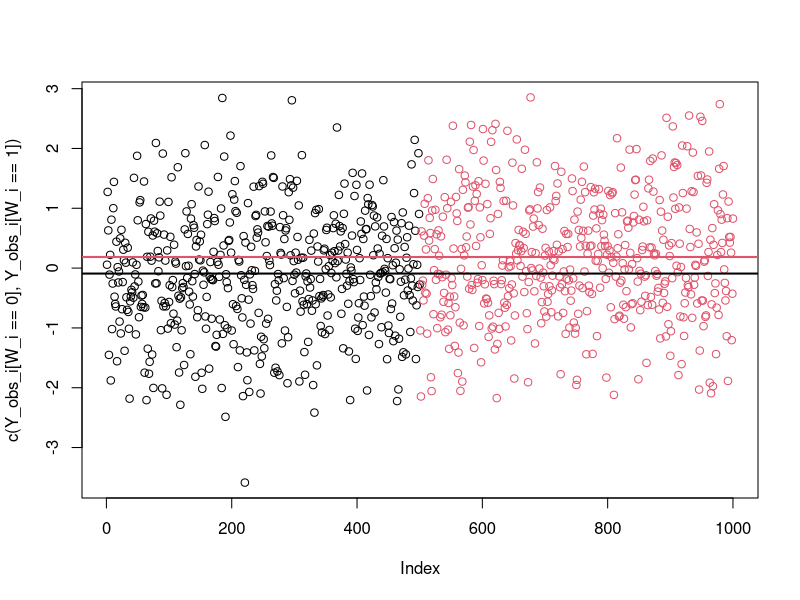
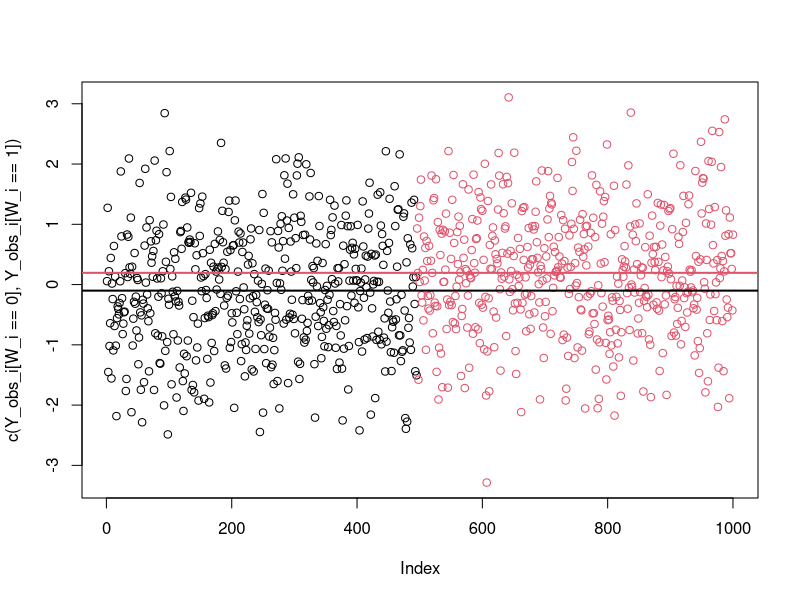
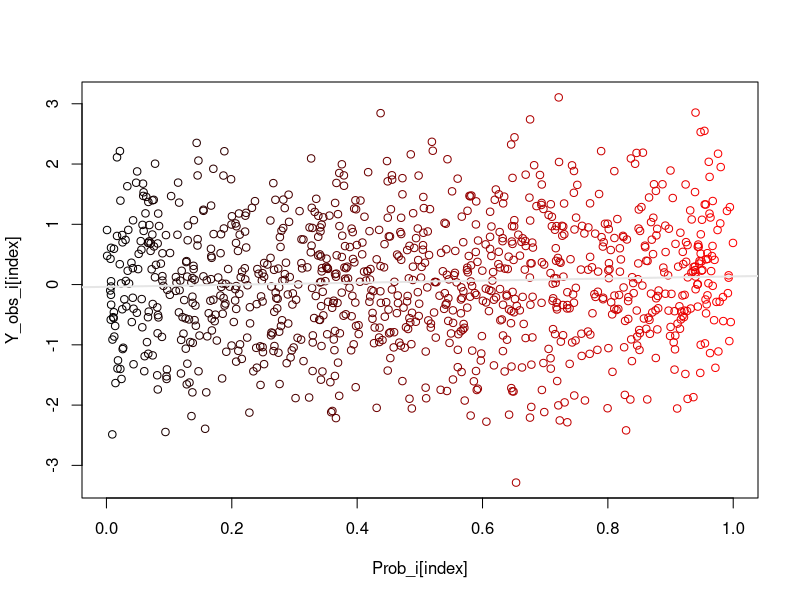
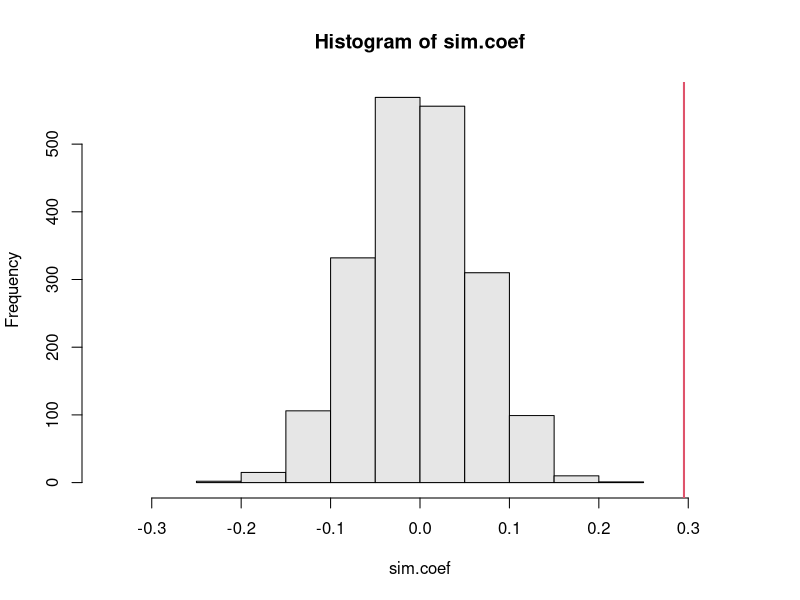

Reproduce these figures in R, in order.
## R_Demo_Simulation_Learning_Potential_Outcomes_Framework.R
##########################################################################
### INSTRUCTOR: Christopher Fariss
## COURSE NAME: Programming and Simulation Methods for Computational Social Science (2W)
## University of Essex Summer School 2023
##
## Date: 2024-07-22
##
## Please e-mail me if you find any errors or have and suggestions (either email is fine)
## e-mail: cjf0006@gmail.com
## e-mail: cjfariss@umich.edu
##
##########################################################################
## Introduction to tutorial:
##
## For this R tutorial we will generate fake data and analyze it using the potential outcomes framework from Rubin.
##
## Note that we will know with certainty two distinct values of the dependent variable for each individual subject i.
##
## Because we are simulating the data, we will know what the i_th subject's outcome is when given the treatment variable
## and not given the treatment variable (and a continuous range of treatment values).
##
## The simulated experiments in part 1, part 2, and part 4 are equivalent to a two-group,
## Post-test only design using the Trochim and Donnely notation (see also the discussion in Shadish).
##
##########################################################################

##########################################################################
### Generate outcome variable and treatment variable for causal inference
##########################################################################

## set the seed to reproduce random number generation
set.seed(1234567)

## create scalar value for the number of units
n <- 1000

## create subject level error (this information might be important for understanding the outcome variable
## but it is orthogonal/independent of treatment assignment)
e_i <- rnorm(n)

## create summary of subject level error
summary(e_i)

## potential outcome without treatment
Y_i0 <- -.10 + e_i

## potential outcome with treatment
Y_i1 <- .20 + e_i

## calculate mean for subject without treatment effect
mean(Y_i0)

## calculate mean for subject with treatment effect
mean(Y_i1)

## calculate true difference in means for the potential outcome of subjects with treatment and without treatment effect
mean(Y_i1) - mean(Y_i0)

## create vector of treatment assignments for the units (W_i==1 if treated, W_i==0 if control)
W_i <- c(rep(0,n/2), rep(1, n/2))

table(W_i)

## create vector of observed Y values
Y_obs_i <- W_i * Y_i1 + (1 - W_i) * Y_i0

## summarize observed Y variable
summary(Y_obs_i)


##########################################################################
### potential outcome analysis part 1
##########################################################################

mean(Y_obs_i)

## calculate means for observed Y variable for treated and control units
mean(Y_obs_i[W_i==1])
mean(Y_obs_i[W_i==0])

## calculate difference in means using the mean() function
mean(Y_obs_i[W_i==1]) - mean(Y_obs_i[W_i==0])

## calculate difference in means using the t.test() function
t.test(Y_obs_i ~ W_i)

## calculate difference in means using the lm() function
fit <- lm(Y_obs_i ~ W_i)
summary(fit)

## mean in group 1
summary(fit)$coefficient[2,1] + summary(fit)$coefficient[1,1]

## Graph observed subject values by treatment indicator
plot(c(Y_obs_i[W_i==0], Y_obs_i[W_i==1]), col=c(W_i[W_i==0], W_i[W_i==1])+1)
abline(h=mean(Y_obs_i[W_i==1]), col=2, lwd=2)
abline(h=mean(Y_obs_i[W_i==0]), col=1, lwd=2)



##########################################################################
### potential outcome analysis part 2
##########################################################################

## generate propensity score based on true probability of assignment
X_i <- rnorm(n)
Prob_i <- pnorm(X_i, mean = 0, sd = 1)
W_i <- rbinom(n, size=1, prob=Prob_i)
table(W_i)

## create vector of observed Y values
Y_obs_i <- W_i * Y_i1 + (1 - W_i) * Y_i0

## calculate means for observed Y variable for treated and control units
mean(Y_obs_i[W_i==1])
mean(Y_obs_i[W_i==0])

## calculate difference in means
t.test(Y_obs_i ~ W_i)

## calculate difference in means using the lm() function
fit <- lm(Y_obs_i ~ W_i)
summary(fit)

## mean in group 1
summary(fit)$coefficient[2,1] + summary(fit)$coefficient[1,1]

## Graph observed subject values by treatment indicator
plot(c(Y_obs_i[W_i==0], Y_obs_i[W_i==1]), col=c(W_i[W_i==0], W_i[W_i==1])+1)
abline(h=mean(Y_obs_i[W_i==1]), col=2, lwd=2)
abline(h=mean(Y_obs_i[W_i==0]), col=1, lwd=2)



##########################################################################
### potential outcome analysis part 3
##########################################################################

## use the propensity score generated above to estimate treatment effect
fit <- lm(Y_obs_i ~ Prob_i)

## summarize model fit
summary(fit)

## mean in group 1
summary(fit)$coefficient[2,1] + summary(fit)$coefficient[1,1]

## Graph observed subject values by propensity score
colfunc <- colorRampPalette(c("black", "red"))

index <- order(Prob_i)

plot(Y_obs_i[index] ~ Prob_i[index], col=colfunc(length(seq(0,1, length.out=n))))
abline(reg=fit, col=grey(.9), lwd=2)



##########################################################################
### potential outcome analysis part 4
##########################################################################

## set total number of simulations
sims <- 2000

## vector for storing simulated coefficients
sim.coef <- sim.t <- NA

## loop over simulation resampling the index each time
for(j in 1:sims){
    
    index <- sample(1:n, size=n, replace=FALSE)
    W_i_permutation <- W_i[index]
    fit <- lm(Y_obs_i ~ W_i_permutation)
    sim.coef[j] <- fit$coef[2]
    sim.t[j] <- summary(fit)$coefficient[2,3]
}


## re-calculate difference in means using the lm() function
fit <- lm(Y_obs_i ~ W_i)
summary(fit)
observed.t <- summary(fit)$coefficient[2,3]
observed.t

## Graph the simulated coefficients and add a line showing the observed relationship from the data
hist(sim.coef, col=grey(.9), xlim=c(-.35,.35))
abline(v=fit$coef[2], lwd=2, col=2)


## Calculate permutation p-values
## "In general, if you want a two-sided P-value, compute both one-sided P-values,
## double the smaller one, and take the minimum of this value and 1."
## Rosenbaum (2010), Design of Observational Studies, p. 33, note 2
## The above text was taken from Lin, Green, and Coppock (2016) Version 1.05

p.left <- mean(sim.t <= observed.t)
p.right <- mean(sim.t >= observed.t)
p.value <- min(2 * min(p.left, p.right), 1)
p.value





## loop over simulation resampling the index each time
test <- lapply(1:sims, function(j){
    global_var_1 <- "this won't work"
    global_var_2 <<- "this works hopefully"
    
    
    index <- sample(1:n, size=n, replace=FALSE)
    W_i_permutation <- W_i[index]
    fit <- lm(Y_obs_i ~ W_i_permutation)
    sim.coef <- fit$coef[2]
    sim.t <- summary(fit)$coefficient[2,3]
    return(list("index"=index, "W_i_permutation"=W_i_permutation, "fit"=fit, "sim.coef"=sim.coef, "sim.t"=sim.t))
})








